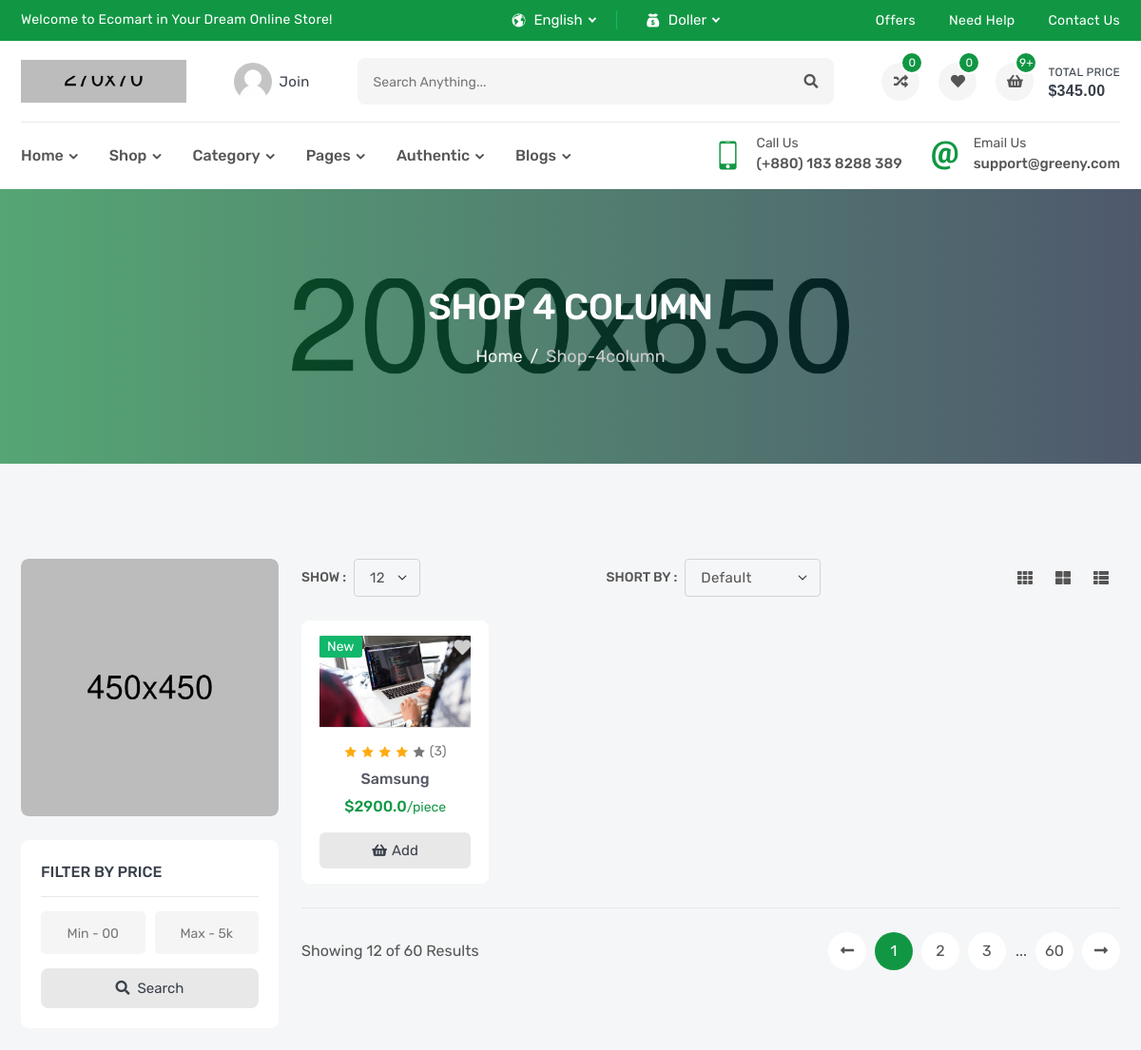
Before: /products/ (upper part) with the older database file.
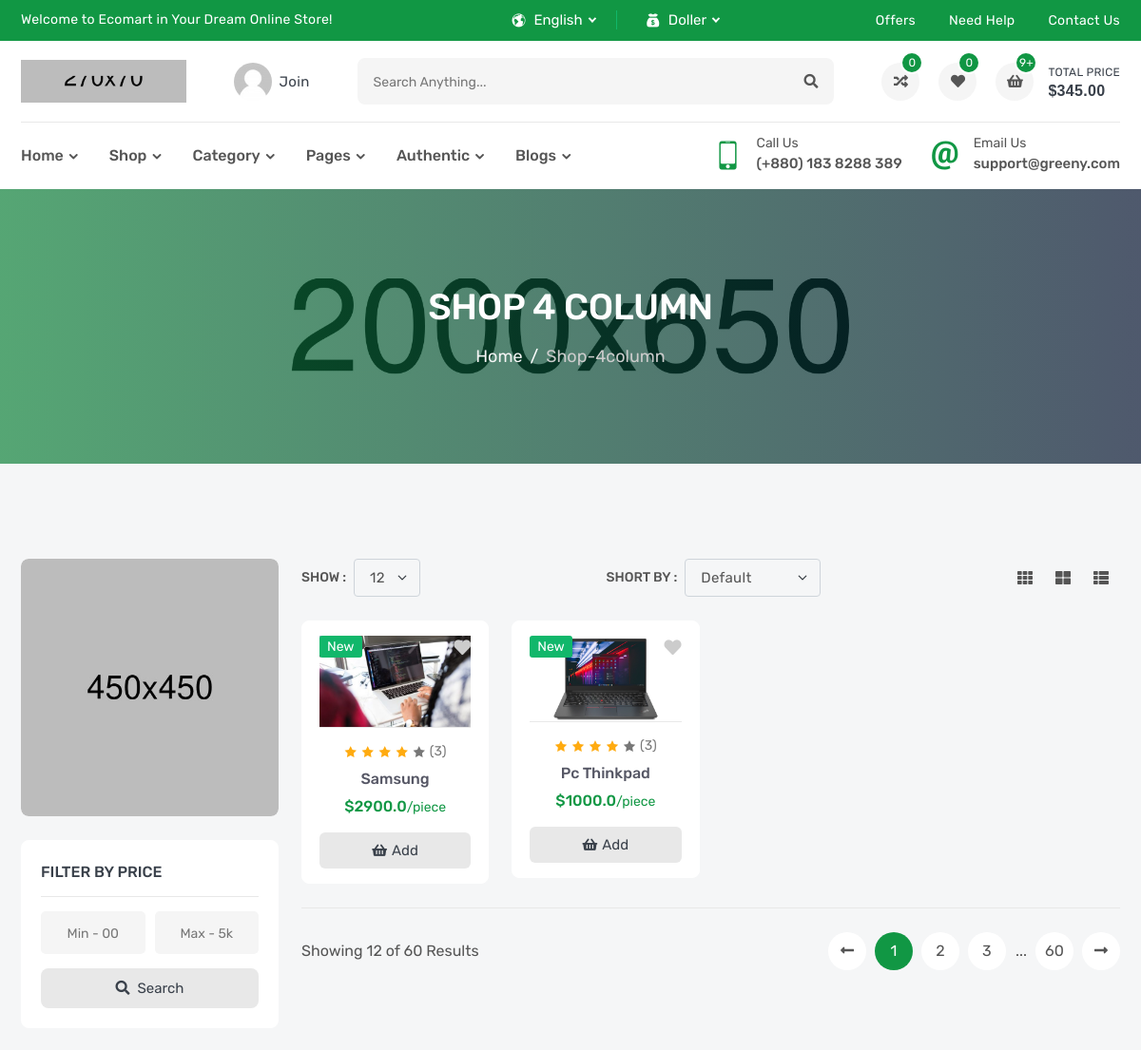
After: the same page with the newer database file.
### product/models.py (models this page shows, shortened)
class Product(models.Model):
    name = models.CharField(_('name'),max_length=120)
    flag = models.CharField(_('flag'),max_length=10 , choices=FLAG_TYPES )
    image = models.ImageField(_('image'),upload_to='products')
    price = models.FloatField(_('price'))
    sku = models.CharField(_('sku'),max_length=12)
    subtitle = models.CharField(_('subtitle'),max_length=300)
    description = models.TextField(_('description'),max_length=3000)
    quantity = models.IntegerField(_('quantity'))
    brand = models.ForeignKey('Brand' ,verbose_name=_('brand') ,related_name='product_brand' , on_delete=models.SET_NULL , null= True)
    tags = TaggableManager()

### product/views.py (the view)
# urls.py: path('' ,ProductList.as_view() ),
class ProductList(ListView):
	model = Product

### templates/product/product_list.html (shortened to what this page needs)
{% extends 'base.html' %}
{% load static %}
{% block content %}
        <section class="inner-section single-banner" style="background: url(images/single-banner.jpg) no-repeat center;">
            <div class="container">
                <h2>Shop 4 Column</h2>
                <ol class="breadcrumb">
                    <li class="breadcrumb-item"><a href="index.html">Home</a></li>
                    <li class="breadcrumb-item active" aria-current="page">shop-4column</li>
                </ol>
            </div>
        </section>
        <section class="inner-section shop-part">
            <div class="container">
                <div class="row content-reverse">
                    <div class="col-lg-3">
                        <div class="shop-widget-promo">
                            <a href="#"><img src="images/promo/shop/01.jpg" alt="promo"></a>
                        </div>
                        <div class="shop-widget">
                            <h6 class="shop-widget-title">Filter by Price</h6>
                            <form>
                                <div class="shop-widget-group">
                                    <input type="text" placeholder="Min - 00">
                                    <input type="text" placeholder="Max - 5k">
                                </div>
                                <button class="shop-widget-btn">
                                    <i class="fas fa-search"></i>
                                    <span>search</span>
                                </button>
                            </form>
                        </div>
                    </div>
                    <div class="col-lg-9">
                        <div class="row">
                            <div class="col-lg-12">
                                <div class="top-filter">
                                    <div class="filter-show">
                                        <label class="filter-label">Show :</label>
                                        <select class="form-select filter-select">
                                            <option value="1">12</option>
                                        </select>
                                    </div>
                                    <div class="filter-short">
                                        <label class="filter-label">Short by :</label>
                                        <select class="form-select filter-select">
                                            <option selected>default</option>
                                        </select>
                                    </div>
                                    <div class="filter-action">
                                        <a href="shop-3column.html" title="Three Column"><i class="fas fa-th"></i></a>
                                        <a href="shop-2column.html" title="Two Column"><i class="fas fa-th-large"></i></a>
                                        <a href="shop-1column.html" title="One Column"><i class="fas fa-th-list"></i></a>
                                    </div>
                                </div>
                            </div>
                        </div>
                        <div class="row row-cols-2 row-cols-md-3 row-cols-lg-3 row-cols-xl-4">
                            {% for object in object_list %}
                            <div class="col">
                                <div class="product-card">
                                    <div class="product-media">
                                        <div class="product-label">
                                            <label class="label-text new">{{object.flag}}</label>
                                        </div>
                                        <button class="product-wish wish">
                                            <i class="fas fa-heart"></i>
                                        </button>
                                        <a class="product-image" href="product-video.html">
                                            <img src="{{object.image.url}}" alt="product">
                                        </a>
                                    </div>
                                    <div class="product-content">
                                        <div class="product-rating">
                                            <i class="active icofont-star"></i>
                                            <i class="active icofont-star"></i>
                                            <i class="active icofont-star"></i>
                                            <i class="active icofont-star"></i>
                                            <i class="icofont-star"></i>
                                            <a href="product-video.html">(3)</a>
                                        </div>
                                        <h6 class="product-name">
                                            <a href="{{object.id}}">{{object.name}}</a>
                                        </h6>
                                        <h6 class="product-price">
                                            <span>${{object.price}}<small>/piece</small></span>
                                        </h6>
                                        <button class="product-add" title="Add to Cart">
                                            <i class="fas fa-shopping-basket"></i>
                                            <span>add</span>
                                        </button>
                                    </div>
                                </div>
                            </div>
                            {% endfor %}
                        </div>
                        <div class="row">
                            <div class="col-lg-12">
                                <div class="bottom-paginate">
                                    <p class="page-info">Showing 12 of 60 Results</p>
                                    <ul class="pagination">
                                        <li class="page-item">
                                            <a class="page-link" href="#">
                                                <i class="fas fa-long-arrow-alt-left"></i>
                                            </a>
                                        </li>
                                        <li class="page-item"><a class="page-link active" href="#">1</a></li>
                                        <li class="page-item"><a class="page-link" href="#">2</a></li>
                                        <li class="page-item"><a class="page-link" href="#">3</a></li>
                                        <li class="page-item">...</li>
                                        <li class="page-item"><a class="page-link" href="#">60</a></li>
                                        <li class="page-item">
                                            <a class="page-link" href="#">
                                                <i class="fas fa-long-arrow-alt-right"></i>
                                            </a>
                                        </li>
                                    </ul>
                                </div>
                            </div>
                        </div>
                    </div>
                </div>
            </div>
        </section>
        {% endblock content %}

### templates/base.html (shortened to what this page needs)
{% load static %}
<!DOCTYPE html>
<html lang="en">
    <head>
        <link rel="stylesheet" href="{% static 'en/fonts/flaticon/flaticon.css' %}">
        <link rel="stylesheet" href="{% static 'en/fonts/icofont/icofont.min.css' %}">
        <link rel="stylesheet" href="{% static 'en/fonts/fontawesome/fontawesome.min.css'%}">
        <link rel="stylesheet" href="{% static 'en/vendor/venobox/venobox.min.css' %}">
        <link rel="stylesheet" href="{% static 'en/vendor/slickslider/slick.min.css' %}">
        <link rel="stylesheet" href="{% static 'en/vendor/niceselect/nice-select.min.css' %}">
        <link rel="stylesheet" href="{% static 'en/vendor/bootstrap/bootstrap.min.css' %}">
        <link rel="stylesheet" href="{% static 'en/css/main.css' %}">
        {% block css_file %}
            <link rel="stylesheet" href="{% static 'en/css/index.css' %}">
        {% endblock %}
    </head>
    <body>
        <div class="header-top">
            <div class="container">
                <div class="row">
                    <div class="col-md-12 col-lg-5">
                        <div class="header-top-welcome">
                            <p>Welcome to Ecomart in Your Dream Online Store!</p>
                        </div>
                    </div>
                    <div class="col-md-5 col-lg-3">
                        <div class="header-top-select">
                            <div class="header-select">
                                <i class="icofont-world"></i>
                            </div>
                            <div class="header-select">
                                <i class="icofont-money"></i>
                            </div>
                        </div>
                    </div>
                    <div class="col-md-7 col-lg-4">
                        <ul class="header-top-list">
                            <li><a href="offer.html">offers</a></li>
                            <li><a href="faq.html">need help</a></li>
                            <li><a href="contact.html">contact us</a></li>
                        </ul>
                    </div>
                </div>
            </div>
        </div>
        <header class="header-part">
            <div class="container">
                <div class="header-content">
                    <a href="index.html" class="header-logo">
                        <img src="images/logo.png" alt="logo">
                    </a>
                    <a href="login.html" class="header-widget" title="My Account">
                        <img src="images/user.png" alt="user">
                        <span>join</span>
                    </a>
                    <form class="header-form">
                        <input type="text" placeholder="Search anything...">
                        <button><i class="fas fa-search"></i></button>
                    </form>
                    <div class="header-widget-group">
                        <a href="compare.html" class="header-widget" title="Compare List">
                            <i class="fas fa-random"></i>
                            <sup>0</sup>
                        </a>
                        <a href="wishlist.html" class="header-widget" title="Wishlist">
                            <i class="fas fa-heart"></i>
                            <sup>0</sup>
                        </a>
                        <button class="header-widget header-cart" title="Cartlist">
                            <i class="fas fa-shopping-basket"></i>
                            <sup>9+</sup>
                            <span>total price<small>$345.00</small></span>
                        </button>
                    </div>
                </div>
            </div>
        </header>
        <nav class="navbar-part">
            <div class="container">
                <div class="row">
                    <div class="col-lg-12">
                        <div class="navbar-content">
                            <ul class="navbar-list">
                                <li class="navbar-item dropdown">
                                    <a class="navbar-link dropdown-arrow" href="#">home</a>
                                </li>
                                <li class="navbar-item dropdown-megamenu">
                                    <a class="navbar-link dropdown-arrow" href="#">shop</a>
                                </li>
                                <li class="navbar-item dropdown-megamenu">
                                    <a class="navbar-link dropdown-arrow" href="#">category</a>
                                </li>
                                <li class="navbar-item dropdown">
                                    <a class="navbar-link dropdown-arrow" href="#">pages</a>
                                </li>
                                <li class="navbar-item dropdown">
                                    <a class="navbar-link dropdown-arrow" href="#">authentic</a>
                                </li>
                                <li class="navbar-item dropdown">
                                    <a class="navbar-link dropdown-arrow" href="#">blogs</a>
                                </li>
                            </ul>
                            <div class="navbar-info-group">
                                <div class="navbar-info">
                                    <i class="icofont-ui-touch-phone"></i>
                                    <p>
                                        <small>call us</small>
                                        <span>(+880) 183 8288 389</span>
                                    </p>
                                </div>
                                <div class="navbar-info">
                                    <i class="icofont-ui-email"></i>
                                    <p>
                                        <small>email us</small>
                                        <span>support@greeny.com</span>
                                    </p>
                                </div>
                            </div>
                        </div>
                    </div>
                </div>
            </div>
        </nav>
          {% block content %}
          {% endblock content %}
    </body>
</html>

Changed rows visible on the page:
added Product: flag "New", image (picture), name "Pc Thinkpad", price "1000.0"
